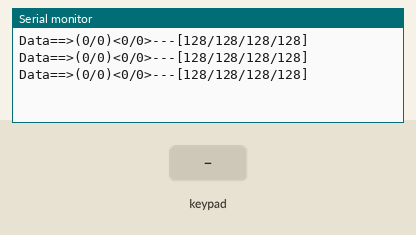
The sketch below on a simulated Arduino Uno, built with avr-gcc and run on an emulated ATmega328P. Parts: the last lines printed to the serial monitor. The inputs (shaded band) are chosen by the test bench.

Above: at 1.2 s.
1.3 s: key 'U' pressed
At 1.86 s:
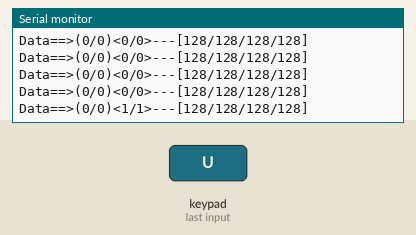
2.8 s: key 'D' pressed
At 3.07 s:
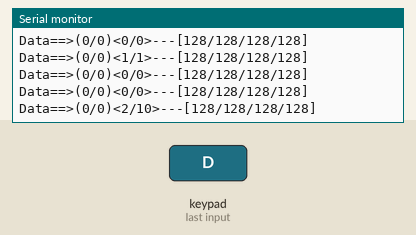
Timing chart, 0 to 5.8 s (numbered marks = the images above; inputs shaded):
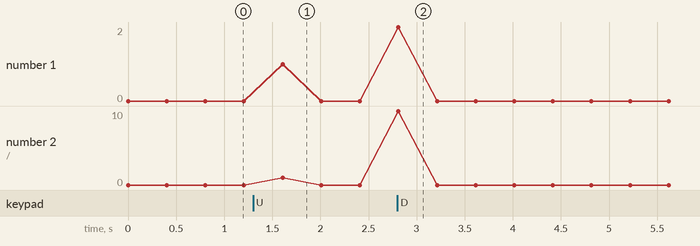

Measured:
- after the input at 1.3 s, the serial monitor: prints a new line after 0.31 s (image 1)
- after the input at 2.8 s, the serial monitor: prints a new line at once (image 2)

The sketch:

PS2_Controler05.ino
```cpp
// This program compiles the Playstation controller button statuses into a 6 byte string.
// The first 2 bytes contain button status and the last 4 contain the thumbstick positions.
// by Adam Kemp, 2012 http://code.google.com/p/smduino/

#include <PS2X_lib.h>  //for v1.6 (Thanks to Bill Porter for a wicked library http://www.billporter.info/playstation-2-controller-arduino-library-v1-0/)

PS2X ps2x; // create PS2 Controller Class


void setup(){
 Serial.begin(9600);
  ps2x.config_gamepad(10,11,12,13, true, true);   //setup pins and settings:  GamePad(clock, command, attention, data, Pressures?, Rumble?) check for error
}

void loop(){
  byte buttons = 0x00;
  byte dPads = 0x00;
  ps2x.read_gamepad();
  bitWrite(buttons, 0, ps2x.Button(PSB_SELECT)); //byte 1, bit 0
  bitWrite(buttons, 1, ps2x.Button(PSB_START)); //byte , bit 1
  bitWrite(buttons, 2, ps2x.Button(PSB_L1)); //byte 1, bit 2
  bitWrite(buttons, 3, ps2x.Button(PSB_L2)); //byte 1, bit 3
  bitWrite(buttons, 4, ps2x.Button(PSB_R1)); //byte 1, bit 4
  bitWrite(buttons, 5, ps2x.Button(PSB_R2)); //byte 1, bit 5
//  bitWrite(buttons, 6, ps2x.Button(PSB_L3)); //byte 1, bit 6
//  bitWrite(buttons, 7, ps2x.Button(PSB_R3)); //byte 1, bit 7
  bitWrite(dPads, 0, ps2x.Button(PSB_PAD_UP)); //byte 2, bit 0
  bitWrite(dPads, 1, ps2x.Button(PSB_PAD_DOWN)); //byte 2, bit 1
  bitWrite(dPads, 2, ps2x.Button(PSB_PAD_LEFT)); //byte 2, bit 2
  bitWrite(dPads, 3, ps2x.Button(PSB_PAD_RIGHT)); //byte 2, bit 3
  bitWrite(dPads, 4, ps2x.Button(PSB_TRIANGLE)); //byte 2, bit 4
  bitWrite(dPads, 5, ps2x.Button(PSB_CIRCLE)); //byte 2, bit 5
  bitWrite(dPads, 6, ps2x.Button(PSB_CROSS)); //byte 2, bit 6
  bitWrite(dPads, 7, ps2x.Button(PSB_SQUARE)); //byte 2, bit 7
  Serial.print("Data==>("); //prints byte 1
  Serial.print(buttons,HEX); //prints byte 1
  Serial.print("/"); //prints byte 1
  Serial.print(buttons,BIN); //prints byte 1
  Serial.print(")<"); //prints byte 1
  Serial.print(dPads,HEX); //prints byte 2
  Serial.print("/"); //prints byte 1
  Serial.print(dPads,BIN); //prints byte 2
  Serial.print(">---["); //prints byte 1
  Serial.print(ps2x.Analog(PSS_LY)); //prints left y thumbstick value
  Serial.print("/"); //prints byte 1
  Serial.print(ps2x.Analog(PSS_LX)); //prints left x thumbstick value
  Serial.print("/"); //prints byte 1
  Serial.print(ps2x.Analog(PSS_RY)); //prints right y thumbstick value
  Serial.print("/"); //prints byte 1
  Serial.print(ps2x.Analog(PSS_RX)); //prints right x thumbstick value
  Serial.print("]"); //prints byte 1
  Serial.println(""); //prints right x thumbstick value


 delay(400); //rinse, wash, repeat
}
```
